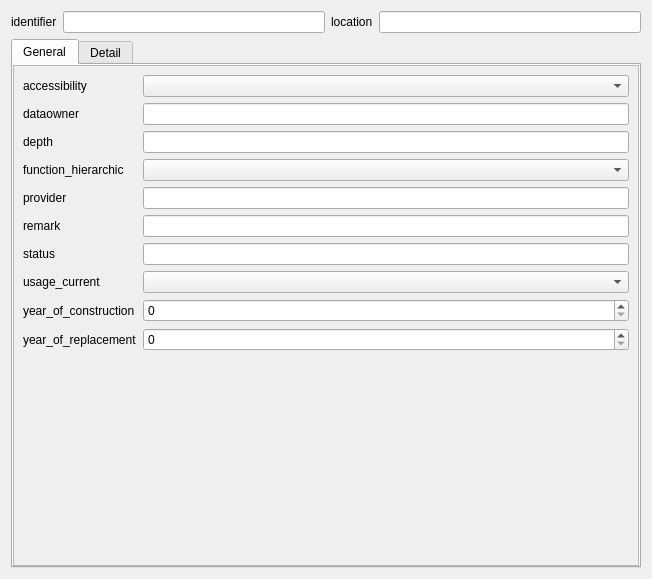
<?xml version="1.0" encoding="UTF-8"?>
<ui version="4.0">
 <class>Form</class>
 <widget class="QWidget" name="Form">
  <property name="geometry">
   <rect>
    <x>0</x>
    <y>0</y>
    <width>652</width>
    <height>579</height>
   </rect>
  </property>
  <property name="windowTitle">
   <string>Form</string>
  </property>
  <layout class="QGridLayout" name="gridLayout">
   <item row="0" column="0">
    <widget class="QLabel" name="label">
     <property name="text">
      <string>identifier</string>
     </property>
    </widget>
   </item>
   <item row="0" column="1">
    <widget class="QLineEdit" name="identifier"/>
   </item>
   <item row="0" column="2">
    <widget class="QLabel" name="label_2">
     <property name="text">
      <string>location</string>
     </property>
    </widget>
   </item>
   <item row="0" column="3">
    <widget class="QLineEdit" name="location_name"/>
   </item>
   <item row="4" column="0" colspan="4">
    <widget class="QWidget" name="widget" native="true">
     <layout class="QGridLayout" name="gridLayout_2">
      <property name="margin">
       <number>0</number>
      </property>
      <item row="0" column="0">
       <widget class="QTabWidget" name="tabWidget">
        <property name="currentIndex">
         <number>0</number>
        </property>
        <widget class="QWidget" name="tab">
         <attribute name="title">
          <string>General</string>
         </attribute>
         <layout class="QGridLayout" name="gridLayout_4">
          <property name="margin">
           <number>0</number>
          </property>
          <item row="0" column="0">
           <widget class="QScrollArea" name="scrollArea_3">
            <property name="widgetResizable">
             <bool>true</bool>
            </property>
            <widget class="QWidget" name="scrollAreaWidgetContents_3">
             <property name="geometry">
              <rect>
               <x>0</x>
               <y>0</y>
               <width>628</width>
               <height>483</height>
              </rect>
             </property>
             <layout class="QFormLayout" name="formLayout">
              <item row="0" column="0">
               <widget class="QLabel" name="label_3">
                <property name="text">
                 <string>accessibility</string>
                </property>
               </widget>
              </item>
              <item row="0" column="1">
               <widget class="QComboBox" name="accessibility"/>
              </item>
              <item row="1" column="0">
               <widget class="QLabel" name="label_20">
                <property name="text">
                 <string>dataowner</string>
                </property>
               </widget>
              </item>
              <item row="1" column="1">
               <widget class="QLineEdit" name="dataowner"/>
              </item>
              <item row="2" column="0">
               <widget class="QLabel" name="label_5">
                <property name="text">
                 <string>depth</string>
                </property>
               </widget>
              </item>
              <item row="2" column="1">
               <widget class="QLineEdit" name="depth"/>
              </item>
              <item row="3" column="0">
               <widget class="QLabel" name="label_24">
                <property name="text">
                 <string>function_hierarchic</string>
                </property>
               </widget>
              </item>
              <item row="3" column="1">
               <widget class="QComboBox" name="function_hierarchic"/>
              </item>
              <item row="4" column="0">
               <widget class="QLabel" name="label_21">
                <property name="text">
                 <string>provider</string>
                </property>
               </widget>
              </item>
              <item row="4" column="1">
               <widget class="QLineEdit" name="provider"/>
              </item>
              <item row="5" column="0">
               <widget class="QLabel" name="label_14">
                <property name="text">
                 <string>remark</string>
                </property>
               </widget>
              </item>
              <item row="5" column="1">
               <widget class="QLineEdit" name="remark"/>
              </item>
              <item row="6" column="0">
               <widget class="QLabel" name="label_9">
                <property name="text">
                 <string>status</string>
                </property>
               </widget>
              </item>
              <item row="6" column="1">
               <widget class="QLineEdit" name="status"/>
              </item>
              <item row="7" column="0">
               <widget class="QLabel" name="label_28">
                <property name="text">
                 <string>usage_current</string>
                </property>
               </widget>
              </item>
              <item row="7" column="1">
               <widget class="QComboBox" name="usage_current"/>
              </item>
              <item row="8" column="0">
               <widget class="QLabel" name="label_16">
                <property name="text">
                 <string>year_of_construction</string>
                </property>
               </widget>
              </item>
              <item row="9" column="0">
               <widget class="QLabel" name="label_15">
                <property name="text">
                 <string>year_of_replacement</string>
                </property>
               </widget>
              </item>
              <item row="8" column="1">
               <widget class="QSpinBox" name="year_of_construction"/>
              </item>
              <item row="9" column="1">
               <widget class="QSpinBox" name="year_of_replacement"/>
              </item>
             </layout>
            </widget>
           </widget>
          </item>
         </layout>
        </widget>
        <widget class="QWidget" name="tab_2">
         <attribute name="title">
          <string>Detail</string>
         </attribute>
         <layout class="QGridLayout" name="gridLayout_3">
          <property name="margin">
           <number>0</number>
          </property>
          <item row="0" column="0">
           <widget class="QScrollArea" name="scrollArea">
            <property name="frameShape">
             <enum>QFrame::NoFrame</enum>
            </property>
            <property name="widgetResizable">
             <bool>true</bool>
            </property>
            <widget class="QWidget" name="scrollAreaWidgetContents">
             <property name="geometry">
              <rect>
               <x>0</x>
               <y>0</y>
               <width>364</width>
               <height>655</height>
              </rect>
             </property>
             <layout class="QFormLayout" name="formLayout_5">
              <property name="margin">
               <number>9</number>
              </property>
              <item row="0" column="0">
               <widget class="QLabel" name="label_4">
                <property name="text">
                 <string>contract_section</string>
                </property>
               </widget>
              </item>
              <item row="0" column="1">
               <widget class="QLineEdit" name="contract_section"/>
              </item>
              <item row="1" column="0">
               <widget class="QLabel" name="label_22">
                <property name="text">
                 <string>bedding_encasement</string>
                </property>
               </widget>
              </item>
              <item row="1" column="1">
               <widget class="QComboBox" name="bedding_encasement"/>
              </item>
              <item row="2" column="0">
               <widget class="QLabel" name="label_23">
                <property name="text">
                 <string>connection_type</string>
                </property>
               </widget>
              </item>
              <item row="2" column="1">
               <widget class="QComboBox" name="connection_type"/>
              </item>
              <item row="3" column="0">
               <widget class="QLabel" name="label_6">
                <property name="text">
                 <string>financing</string>
                </property>
               </widget>
              </item>
              <item row="3" column="1">
               <widget class="QLineEdit" name="lineEdit"/>
              </item>
              <item row="4" column="0">
               <widget class="QLabel" name="label_25">
                <property name="text">
                 <string>function_hydraulic</string>
                </property>
               </widget>
              </item>
              <item row="4" column="1">
               <widget class="QComboBox" name="function_hydraulic"/>
              </item>
              <item row="5" column="0">
               <widget class="QLabel" name="label_7">
                <property name="text">
                 <string>gross_costs</string>
                </property>
               </widget>
              </item>
              <item row="5" column="1">
               <widget class="QLineEdit" name="lineEdit_5"/>
              </item>
              <item row="6" column="0">
               <widget class="QLabel" name="label_26">
                <property name="text">
                 <string>jetting_interval</string>
                </property>
               </widget>
              </item>
              <item row="6" column="1">
               <widget class="QDoubleSpinBox" name="jetting_interval"/>
              </item>
              <item row="7" column="0">
               <widget class="QLabel" name="label_19">
                <property name="text">
                 <string>last_modification</string>
                </property>
               </widget>
              </item>
              <item row="7" column="1">
               <widget class="QLineEdit" name="last_modification"/>
              </item>
              <item row="8" column="0">
               <widget class="QLabel" name="label_27">
                <property name="text">
                 <string>pipe_length</string>
                </property>
               </widget>
              </item>
              <item row="8" column="1">
               <widget class="QDoubleSpinBox" name="pipe_length"/>
              </item>
              <item row="9" column="0">
               <widget class="QLabel" name="label_13">
                <property name="text">
                 <string>renovation_necessity</string>
                </property>
               </widget>
              </item>
              <item row="9" column="1">
               <widget class="QLineEdit" name="lineEdit_2"/>
              </item>
              <item row="10" column="0">
               <widget class="QLabel" name="label_12">
                <property name="text">
                 <string>replacement_value</string>
                </property>
               </widget>
              </item>
              <item row="10" column="1">
               <widget class="QLineEdit" name="lineEdit_3"/>
              </item>
              <item row="11" column="0">
               <widget class="QLabel" name="label_11">
                <property name="text">
                 <string>replacement_value_base_year</string>
                </property>
               </widget>
              </item>
              <item row="11" column="1">
               <widget class="QLineEdit" name="lineEdit_4"/>
              </item>
              <item row="12" column="0">
               <widget class="QLabel" name="label_10">
                <property name="text">
                 <string>replacement_value_construcation_type</string>
                </property>
               </widget>
              </item>
              <item row="12" column="1">
               <widget class="QLineEdit" name="lineEdit_6"/>
              </item>
              <item row="13" column="0">
               <widget class="QLabel" name="label_18">
                <property name="text">
                 <string>structure_condition</string>
                </property>
               </widget>
              </item>
              <item row="13" column="1">
               <widget class="QComboBox" name="structure_condition"/>
              </item>
              <item row="14" column="0">
               <widget class="QLabel" name="label_17">
                <property name="text">
                 <string>subsidies</string>
                </property>
               </widget>
              </item>
              <item row="14" column="1">
               <widget class="QLineEdit" name="lineEdit_7"/>
              </item>
              <item row="15" column="0">
               <widget class="QLabel" name="label_29">
                <property name="text">
                 <string>usage_planned</string>
                </property>
               </widget>
              </item>
              <item row="15" column="1">
               <widget class="QComboBox" name="usage_planned"/>
              </item>
              <item row="16" column="0">
               <widget class="QLabel" name="label_8">
                <property name="text">
                 <string>inspection_interval</string>
                </property>
               </widget>
              </item>
              <item row="16" column="1">
               <widget class="QLineEdit" name="inspection_interval"/>
              </item>
             </layout>
            </widget>
           </widget>
          </item>
         </layout>
        </widget>
       </widget>
      </item>
     </layout>
    </widget>
   </item>
  </layout>
 </widget>
 <resources/>
 <connections/>
</ui>
